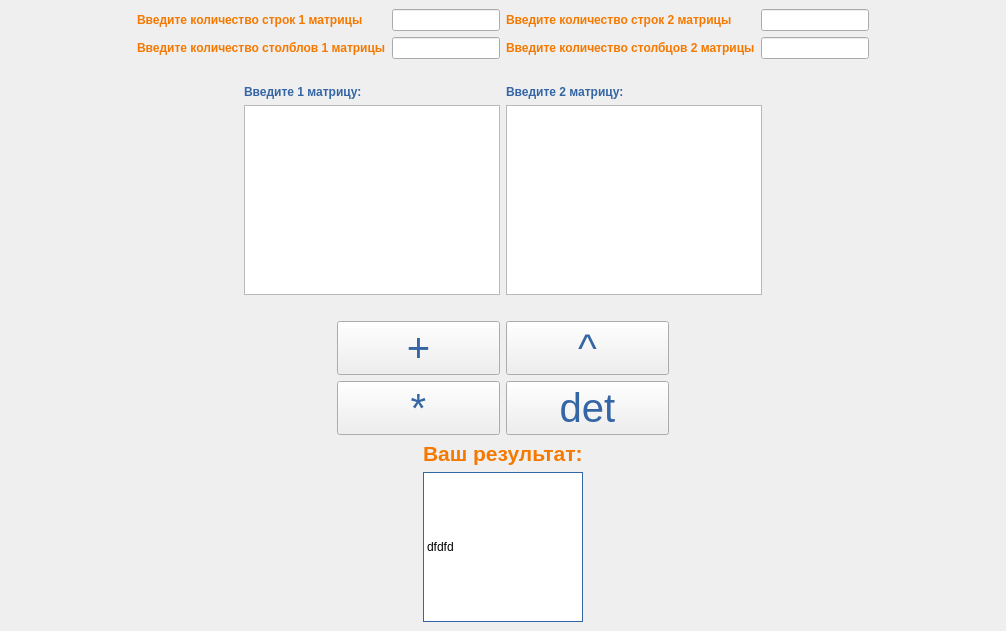
<?xml version="1.0" encoding="UTF-8"?>
<ui version="4.0">
 <class>MainWindow</class>
 <widget class="QMainWindow" name="MainWindow">
  <property name="geometry">
   <rect>
    <x>0</x>
    <y>0</y>
    <width>1006</width>
    <height>631</height>
   </rect>
  </property>
  <property name="sizePolicy">
   <sizepolicy hsizetype="Minimum" vsizetype="Fixed">
    <horstretch>0</horstretch>
    <verstretch>0</verstretch>
   </sizepolicy>
  </property>
  <property name="windowTitle">
   <string>MainWindow</string>
  </property>
  <property name="styleSheet">
   <string notr="true"/>
  </property>
  <widget class="QWidget" name="centralwidget">
   <layout class="QGridLayout" name="gridLayout_5">
    <item row="5" column="1" colspan="2">
     <layout class="QGridLayout" name="gridLayout_6">
      <item row="1" column="0">
       <spacer name="horizontalSpacer">
        <property name="orientation">
         <enum>Qt::Horizontal</enum>
        </property>
        <property name="sizeType">
         <enum>QSizePolicy::Expanding</enum>
        </property>
        <property name="sizeHint" stdset="0">
         <size>
          <width>20</width>
          <height>20</height>
         </size>
        </property>
       </spacer>
      </item>
      <item row="1" column="3">
       <spacer name="horizontalSpacer_2">
        <property name="orientation">
         <enum>Qt::Horizontal</enum>
        </property>
        <property name="sizeType">
         <enum>QSizePolicy::Expanding</enum>
        </property>
        <property name="sizeHint" stdset="0">
         <size>
          <width>20</width>
          <height>40</height>
         </size>
        </property>
       </spacer>
      </item>
      <item row="1" column="1">
       <widget class="QTextEdit" name="textEdit_first_matr">
        <property name="styleSheet">
         <string notr="true"/>
        </property>
        <property name="lineWidth">
         <number>1</number>
        </property>
        <property name="verticalScrollBarPolicy">
         <enum>Qt::ScrollBarAsNeeded</enum>
        </property>
        <property name="horizontalScrollBarPolicy">
         <enum>Qt::ScrollBarAsNeeded</enum>
        </property>
       </widget>
      </item>
      <item row="1" column="2">
       <widget class="QTextEdit" name="textEdit_second_matr">
        <property name="styleSheet">
         <string notr="true"/>
        </property>
       </widget>
      </item>
      <item row="0" column="1">
       <widget class="QLabel" name="label_5">
        <property name="text">
         <string>&lt;html&gt;&lt;head/&gt;&lt;body&gt;&lt;p&gt;&lt;span style=&quot; font-weight:600; color:#3465a4;&quot;&gt;Введите 1 матрицу:&lt;/span&gt;&lt;/p&gt;&lt;/body&gt;&lt;/html&gt;</string>
        </property>
       </widget>
      </item>
      <item row="0" column="2">
       <widget class="QLabel" name="label_6">
        <property name="text">
         <string>&lt;html&gt;&lt;head/&gt;&lt;body&gt;&lt;p&gt;&lt;span style=&quot; font-weight:600; color:#3465a4;&quot;&gt;Введите 2 матрицу:&lt;/span&gt;&lt;/p&gt;&lt;/body&gt;&lt;/html&gt;</string>
        </property>
       </widget>
      </item>
     </layout>
    </item>
    <item row="2" column="1">
     <spacer name="verticalSpacer_2">
      <property name="orientation">
       <enum>Qt::Vertical</enum>
      </property>
      <property name="sizeType">
       <enum>QSizePolicy::Fixed</enum>
      </property>
      <property name="sizeHint" stdset="0">
       <size>
        <width>20</width>
        <height>20</height>
       </size>
      </property>
     </spacer>
    </item>
    <item row="0" column="3">
     <spacer name="horizontalSpacer_3">
      <property name="orientation">
       <enum>Qt::Horizontal</enum>
      </property>
      <property name="sizeHint" stdset="0">
       <size>
        <width>40</width>
        <height>20</height>
       </size>
      </property>
     </spacer>
    </item>
    <item row="0" column="0">
     <spacer name="horizontalSpacer_4">
      <property name="orientation">
       <enum>Qt::Horizontal</enum>
      </property>
      <property name="sizeHint" stdset="0">
       <size>
        <width>40</width>
        <height>20</height>
       </size>
      </property>
     </spacer>
    </item>
    <item row="6" column="1">
     <spacer name="verticalSpacer">
      <property name="orientation">
       <enum>Qt::Vertical</enum>
      </property>
      <property name="sizeType">
       <enum>QSizePolicy::Fixed</enum>
      </property>
      <property name="sizeHint" stdset="0">
       <size>
        <width>10</width>
        <height>20</height>
       </size>
      </property>
     </spacer>
    </item>
    <item row="7" column="1" colspan="2">
     <layout class="QGridLayout" name="gridLayout">
      <item row="0" column="2">
       <widget class="QPushButton" name="pushButton_step">
        <property name="sizePolicy">
         <sizepolicy hsizetype="Minimum" vsizetype="Fixed">
          <horstretch>0</horstretch>
          <verstretch>0</verstretch>
         </sizepolicy>
        </property>
        <property name="styleSheet">
         <string notr="true">color:#3465a4;
font-size:40px;
</string>
        </property>
        <property name="text">
         <string>^</string>
        </property>
       </widget>
      </item>
      <item row="1" column="1">
       <widget class="QPushButton" name="pushButton_mul">
        <property name="styleSheet">
         <string notr="true">color:#3465a4;
font-size:40px;
</string>
        </property>
        <property name="text">
         <string>*</string>
        </property>
       </widget>
      </item>
      <item row="0" column="3">
       <spacer name="horizontalSpacer_8">
        <property name="orientation">
         <enum>Qt::Horizontal</enum>
        </property>
        <property name="sizeType">
         <enum>QSizePolicy::Fixed</enum>
        </property>
        <property name="sizeHint" stdset="0">
         <size>
          <width>200</width>
          <height>20</height>
         </size>
        </property>
       </spacer>
      </item>
      <item row="1" column="2">
       <widget class="QPushButton" name="pushButton_det">
        <property name="styleSheet">
         <string notr="true">color:#3465a4;
font-size:40px;
</string>
        </property>
        <property name="text">
         <string>det</string>
        </property>
       </widget>
      </item>
      <item row="0" column="0">
       <spacer name="horizontalSpacer_7">
        <property name="orientation">
         <enum>Qt::Horizontal</enum>
        </property>
        <property name="sizeType">
         <enum>QSizePolicy::Fixed</enum>
        </property>
        <property name="sizeHint" stdset="0">
         <size>
          <width>200</width>
          <height>20</height>
         </size>
        </property>
       </spacer>
      </item>
      <item row="0" column="1">
       <widget class="QPushButton" name="pushButton_sum">
        <property name="styleSheet">
         <string notr="true">color:#3465a4;
font-size:40px;
</string>
        </property>
        <property name="text">
         <string>+</string>
        </property>
       </widget>
      </item>
     </layout>
    </item>
    <item row="0" column="1">
     <layout class="QGridLayout" name="gridLayout_2">
      <item row="2" column="0">
       <widget class="QLabel" name="label_2">
        <property name="text">
         <string>&lt;html&gt;&lt;head/&gt;&lt;body&gt;&lt;p&gt;&lt;span style=&quot; font-weight:600; color:#f57900;&quot;&gt;Введите количество столблов 1 матрицы&lt;/span&gt;&lt;/p&gt;&lt;/body&gt;&lt;/html&gt;</string>
        </property>
       </widget>
      </item>
      <item row="1" column="1">
       <widget class="QLineEdit" name="lineEdit_1matr_rows">
        <property name="styleSheet">
         <string notr="true"/>
        </property>
       </widget>
      </item>
      <item row="2" column="1">
       <widget class="QLineEdit" name="lineEdit_1matr_colms"/>
      </item>
      <item row="1" column="0">
       <widget class="QLabel" name="label">
        <property name="text">
         <string>&lt;html&gt;&lt;head/&gt;&lt;body&gt;&lt;p&gt;&lt;span style=&quot; font-weight:600; color:#f57900;&quot;&gt;Введите количество строк 1 матрицы&lt;/span&gt;&lt;/p&gt;&lt;/body&gt;&lt;/html&gt;</string>
        </property>
       </widget>
      </item>
     </layout>
    </item>
    <item row="0" column="2">
     <layout class="QGridLayout" name="gridLayout_4">
      <item row="1" column="1">
       <widget class="QLineEdit" name="lineEdit_2matr_colms"/>
      </item>
      <item row="1" column="0">
       <widget class="QLabel" name="label_4">
        <property name="text">
         <string>&lt;html&gt;&lt;head/&gt;&lt;body&gt;&lt;p&gt;&lt;span style=&quot; font-weight:600; color:#f57900;&quot;&gt;Введите количество столбцов 2 матрицы&lt;/span&gt;&lt;/p&gt;&lt;/body&gt;&lt;/html&gt;</string>
        </property>
       </widget>
      </item>
      <item row="0" column="1">
       <widget class="QLineEdit" name="lineEdit_2matr_rows"/>
      </item>
      <item row="0" column="0">
       <widget class="QLabel" name="label_3">
        <property name="text">
         <string>&lt;html&gt;&lt;head/&gt;&lt;body&gt;&lt;p&gt;&lt;span style=&quot; font-weight:600; color:#f57900;&quot;&gt;Введите количество строк 2 матрицы&lt;/span&gt;&lt;/p&gt;&lt;/body&gt;&lt;/html&gt;</string>
        </property>
       </widget>
      </item>
     </layout>
    </item>
    <item row="8" column="1" rowspan="2" colspan="2">
     <layout class="QGridLayout" name="gridLayout_7">
      <item row="1" column="0">
       <spacer name="horizontalSpacer_5">
        <property name="orientation">
         <enum>Qt::Horizontal</enum>
        </property>
        <property name="sizeHint" stdset="0">
         <size>
          <width>40</width>
          <height>20</height>
         </size>
        </property>
       </spacer>
      </item>
      <item row="1" column="2">
       <spacer name="horizontalSpacer_6">
        <property name="orientation">
         <enum>Qt::Horizontal</enum>
        </property>
        <property name="sizeType">
         <enum>QSizePolicy::Expanding</enum>
        </property>
        <property name="sizeHint" stdset="0">
         <size>
          <width>40</width>
          <height>20</height>
         </size>
        </property>
       </spacer>
      </item>
      <item row="0" column="1">
       <widget class="QLabel" name="label_8">
        <property name="styleSheet">
         <string notr="true"/>
        </property>
        <property name="text">
         <string>&lt;html&gt;&lt;head/&gt;&lt;body&gt;&lt;p&gt;&lt;span style=&quot; font-size:16pt; font-weight:600; color:#f57900;&quot;&gt;Ваш результат:&lt;/span&gt;&lt;/p&gt;&lt;/body&gt;&lt;/html&gt;</string>
        </property>
       </widget>
      </item>
      <item row="1" column="1">
       <widget class="QLabel" name="label_show">
        <property name="minimumSize">
         <size>
          <width>150</width>
          <height>150</height>
         </size>
        </property>
        <property name="styleSheet">
         <string notr="true">QLabel {
  qproperty-alignment: 'AlignVCenter | AlignCenter ';
  border: 1px solid #3465a4;
 background-color:white;
}
</string>
        </property>
        <property name="text">
         <string>dfdfd</string>
        </property>
       </widget>
      </item>
     </layout>
    </item>
   </layout>
  </widget>
 </widget>
 <resources/>
 <connections/>
</ui>
